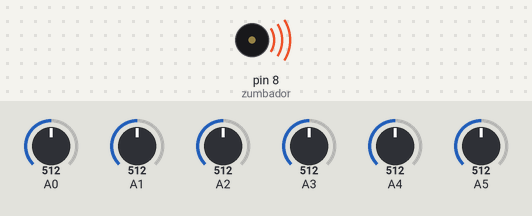
This sketch was run on a simulated Arduino Uno, built with avr-gcc and run on an emulated ATmega328P. Parts: buzzer (waves = sounding). The test bench sets the inputs (shaded band); at power-on: A0 = 512, A1 = 512, A2 = 512, A3 = 512, A4 = 512, A5 = 512. What the sketch prints to the serial monitor is not drawn.

Above: at 0.2 s.
Timing chart, 0 to 7.0 s (numbered marks = the images above):
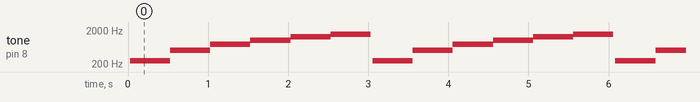

The sketch:

pianoplatano.ino
```cpp
//fuente: https://www.youtube.com/watch?v=A7h-iWN-d08
//Canal de YouTube -> RobotUNO
//Piano con platanos

int melodia1 = 250;
int melodia2 = 500;
int melodia3 = 750;
int melodia4 = 1000;
int melodia5 = 1250;
int melodia6 = 1500;
int zumbador = 8;
int numeroTonos = 1;

int aux=1010; //Calibracion

void setup() {
 Serial.begin(9600);
 pinMode(zumbador, OUTPUT);
}

void loop() {
   Serial.print("Analog 1: ");
   Serial.println(analogRead(0));
   Serial.print("Analog 2: ");
   Serial.println(analogRead(1));
   Serial.print("Analog 3: ");
   Serial.println(analogRead(2));
   Serial.print("Analog 4: ");
   Serial.println(analogRead(3));
   Serial.print("Analog 5: ");
   Serial.println(analogRead(0));
   Serial.print("Analog 6: ");
   Serial.println(analogRead(0));
   Serial.print("\n\n");

   if(analogRead(0)<aux){
      tone(zumbador, melodia1);
      delay(500);
      noTone(zumbador);
   }
   if(analogRead(1)<aux){
      tone(zumbador, melodia2);
      delay(500);
      noTone(zumbador);
   }
   if(analogRead(2)<aux){
      tone(zumbador, melodia3);
      delay(500);
      noTone(zumbador);
   }
   if(analogRead(3)<aux){
      tone(zumbador, melodia4);
      delay(500);
      noTone(zumbador);
   }
   if(analogRead(4)<aux){
      tone(zumbador, melodia5);
      delay(500);
      noTone(zumbador);
   }
   if(analogRead(5)<aux){
      tone(zumbador, melodia6);
      delay(500);
      noTone(zumbador);
   }

  //delay(500);
}
```

Measured:
- by itself, tone on pin 8 (zumbador): repeats every 3.0 s: 500 Hz 0.50 s, 750 Hz 0.50 s, 1000 Hz 0.50 s, 1250 Hz 0.50 s, 1500 Hz 0.50 s, silent 0.03 s, 250 Hz 0.50 s
